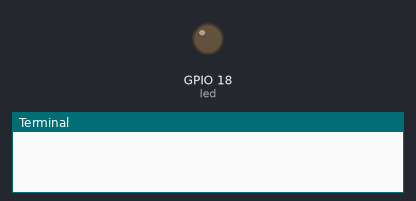
A program run on a simulated Raspberry Pi (BCM pin numbers). Parts: output pins drawn as LEDs (lit = HIGH), the last lines printed to the terminal.

Above: at 0.05 s.
At 4.55 s:
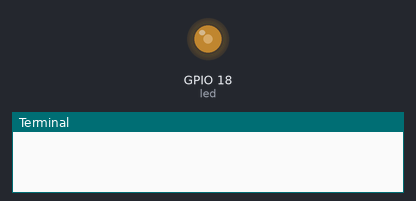
At 9.15 s:
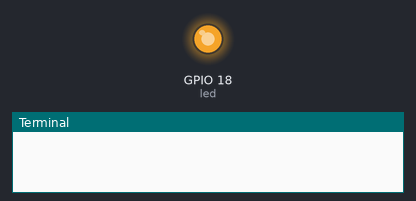
At 18.25 s:
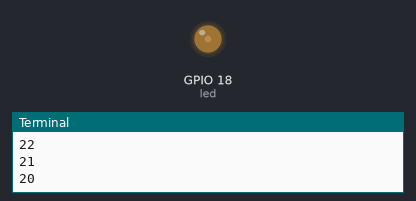
Timing chart, 0 to 26.3 s (numbered marks = the images above):
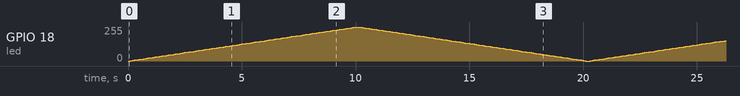

The program:

pwm.py
```python
import RPi.GPIO as GPIO
from time import sleep

led = 18
GPIO.setmode(GPIO.BCM)
GPIO.setup(led, GPIO.OUT)

pwm_led = GPIO.PWM(led, 500)
pwm_led.start(100)

def fade():
    for duty in range(101):
        pwm_led.ChangeDutyCycle(duty)
        sleep(0.1)

    for duty in range(100, -1, -1):
        pwm_led.ChangeDutyCycle(duty)
        sleep(0.1)
        print(duty)
try:
    while True:
        #duty_s = input("Enter Brightness ( 0 to 100 ):")
        fade()

finally:
    print("Cleaning up")
    GPIO.cleanup()
```
